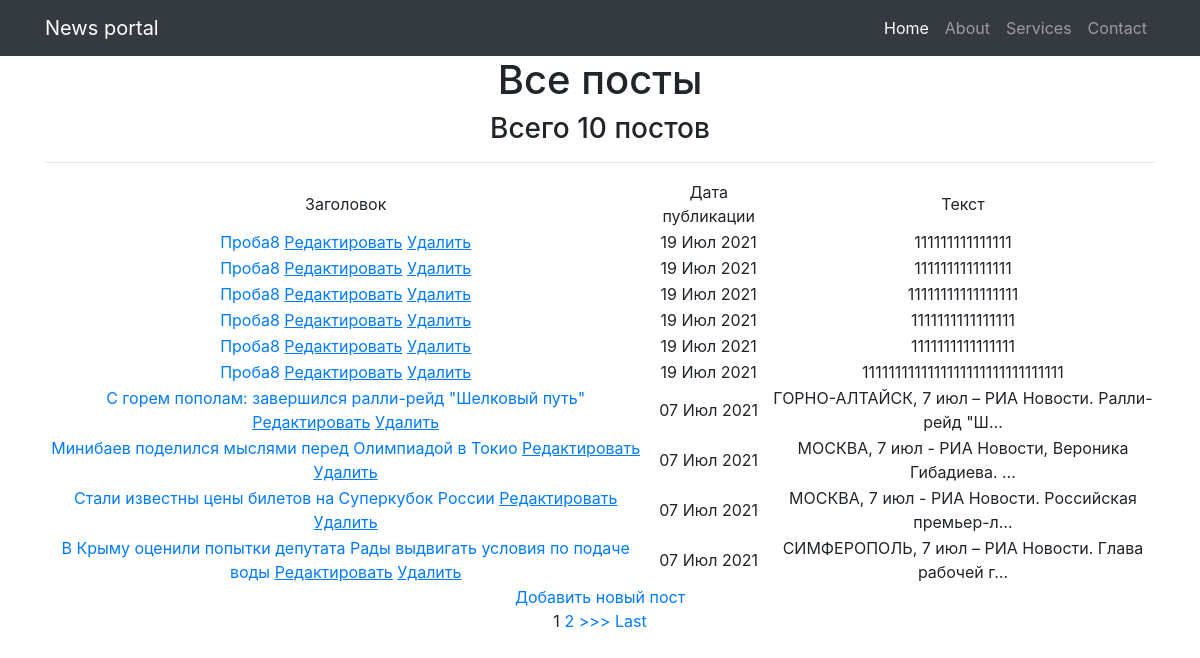
/, run on an earlier commit of the app's database.
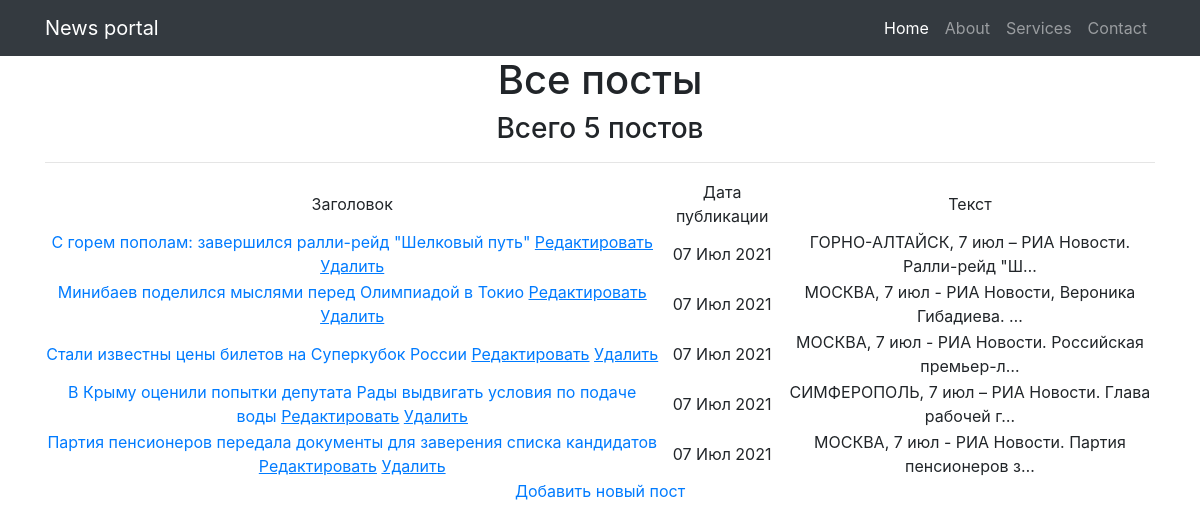
And on a later commit of the database.
### news/models.py (models this page shows, shortened)
class Post(models.Model):
    author = models.ForeignKey(Author, on_delete=models.CASCADE, verbose_name='Автор')
    NEWS = 'NW'
    ARTICLE = 'AR'
    RUBRIC = (
        (NEWS, 'Новость'), (ARTICLE, 'Статья')
    )
    categoryType = models.CharField(max_length=2, choices=RUBRIC, default=ARTICLE)
    time_post = models.DateTimeField(auto_now_add=True, verbose_name='Время публикации')
    postCategory = models.ManyToManyField(Category, through='PostCategory', verbose_name='Категория')
    title = models.CharField(max_length=128, verbose_name='Заголовок')
    text = models.TextField()
    rating = models.SmallIntegerField(default=0)
    class Meta:
        verbose_name = 'Публикация'
        verbose_name_plural = 'Публикации'

### news/views.py (the view)
# urls.py: path('', cache_page(60)(PostsList.as_view())),
class PostsList(ListView):
    model = Post
    template_name = 'posts.html'
    context_object_name = 'posts'
    queryset = Post.objects.order_by('-id')
    paginate_by = 10
    form_class = PostForm
    def get_filter(self):
        return PostsFilter(self.request.GET, queryset=super().get_queryset())
    def get_queryset(self):
        return self.get_filter().qs
    def get_context_data(self, **kwargs):
        context = super().get_context_data(**kwargs)
        context['time_now'] = datetime.utcnow()
        context['categories'] = Category.objects.all()
        return context

### news/templatetags/custom_filters.py (called while the page is built)
@register.filter(name='censor')  # регистрируем наш фильтр под именем Censor
def censor(text):
    for word in censored_words:
        if word in text:
            text = text.replace(word, '-censored-')
        else:
            continue
    return text

### news/templates/news/posts.html (shortened to what this page needs)
{% extends 'flatpages/default.html' %}
{% load custom_filters %}
{% load cache %}
{% block content %}
<h1>Все посты</h1>
<h3> Всего {{ posts|length }} постов </h3>
<hr>
{% if posts %}
    <table>
        <tr>
            <td>
                Заголовок
            </td>
            <td>
                Дата публикации
            </td>
            <td>
                Текст
            </td>
        </tr>
    {% for post in posts %}
        <tr>
            <td>
            <a href="{% url 'post_detail' post.id %}">{{ post.title }}</a>
                {% cache 300 urls %}
            <a href="{% url 'post_update' post.id %}"><u>Редактировать</u></a>
            <a href="{% url 'post_delete' post.id %}"><u> Удалить </u></a>
                {% endcache %}
        </td>
            <td>
                {{ post.time_post|date:'d M Y' }}
            </td>
            <td>
                {{ post.text|censor|truncatechars:50 }}
            </td>
        </tr>
    {% endfor %}
    </table>
<a href="{% url 'posts_create' %}">Добавить новый пост</a> <br>
{% if is_paginated %}
    {% for num in page_obj.paginator.page_range %}
        {% if page_obj.number == num %}
            <a>{{ num }}</a>
        {% elif num > page_obj.number|add:'-3' and num < page_obj.number|add:'3' %}
            <a href="?page={{ num }}">{{ num }}</a>
        {% endif %}
    {% endfor %}
    {% if page_obj.has_next %}
        <a href="?page={{ page_obj.next_page_number }}">>>></a>
        <a href="?page={{ page_obj.paginator.num_pages }}">Last</a>
    {%endif%}
{% endif %}
{% endif %}
{% endblock content %}

What changed in the data, as far as the page shows it:
removed Post: title "Проба8", time_post "19 Июл 2021", text|censor "111111111111111"
removed Post: title "Проба8", time_post "19 Июл 2021", text|censor "111111111111111"
removed Post: title "Проба8", time_post "19 Июл 2021", text|censor "11111111111111111"
removed Post: title "Проба8", time_post "19 Июл 2021", text|censor "1111111111111111"
removed Post: title "Проба8", time_post "19 Июл 2021", text|censor "1111111111111111"
removed Post: title "Проба8", time_post "19 Июл 2021", text|censor "1111111111111111111111111111111"
now on this page (row unchanged): Post: title "Партия пенсионеров передала документы для заверения списка кандидатов", time_post "07 Июл 2021", text|censor "МОСКВА, 7 июл - РИА Новости. Партия пенсионеров з…"
Also different on the page:
{{ posts|length }}: "10" → "5"
list line gone: "1"
list line gone: "2"
text no longer shown: ">>> Last"
